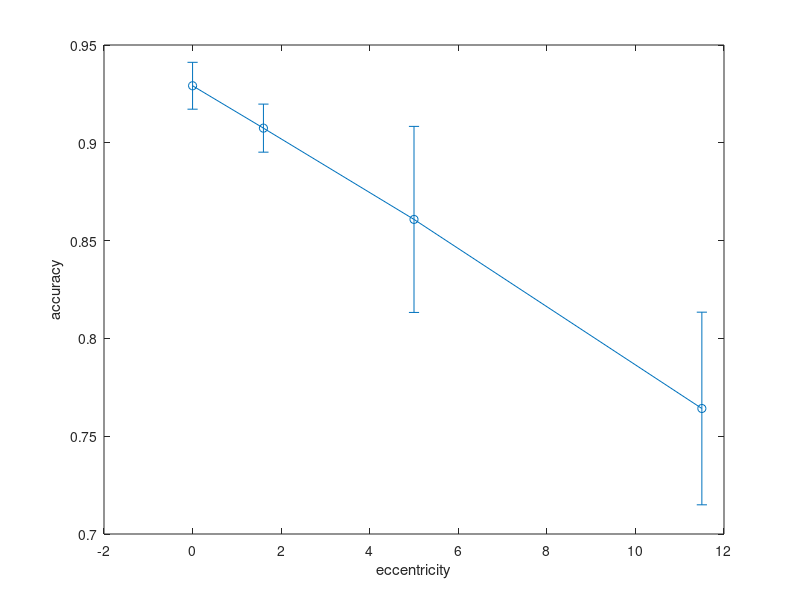

The MATLAB script that drew this image:
load neel_data
close all;
figure;
errorbar(ecc,mean(subject_file.correct,[1 3]),std(mean(subject_file.correct,1),0,3),'-o')
sds = std(mean(subject_file.correct,1),0,3);
xlabel 'eccentricity'
ylabel 'accuracy'
